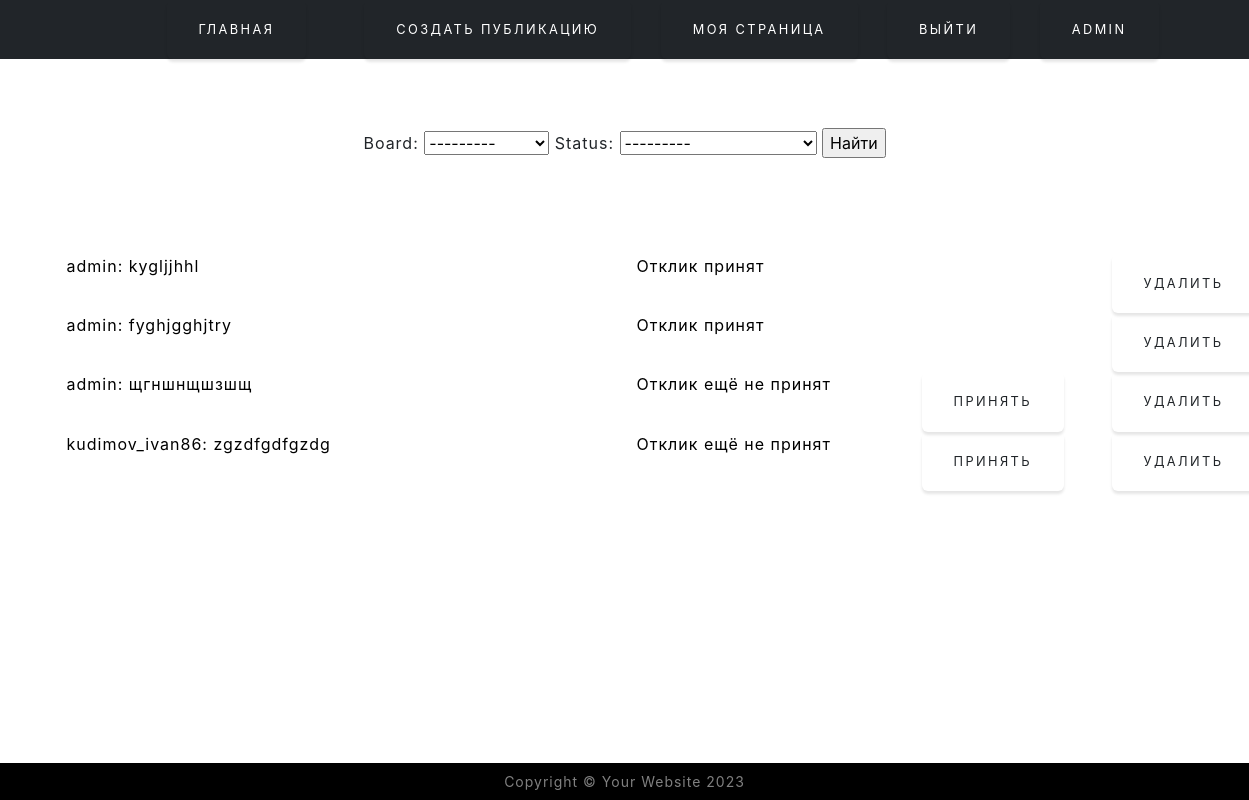
Screenshot of /myboard/1/ (signed in) with the database file from the repository.
### Board/models.py (models this page shows)
class Comment(models.Model):
    author = models.ForeignKey(User, on_delete=models.CASCADE)
    board = models.ForeignKey('Board', on_delete=models.CASCADE)
    text = models.CharField(max_length=256)
    date_of_creation = models.DateTimeField(auto_now_add=True)
    not_accepted_yet = 'not accepted yet'
    response_accepted = 'response accepted'
    choice = (('not accepted yet', 'Отклик ещё не принят'),
              ('response accepted', 'Отклик принят'))
    status = models.CharField(choices=choice, default=not_accepted_yet, max_length=20)
    deleted = models.BooleanField(default=False)

### Board/views.py (the view)
# urls.py: path('myboard/<int:pk>/', BoardAuthorList.as_view(), name='myboard'),
class BoardAuthorList(UserPassesTestMixin, generic.ListView):
    queryset = Comment.objects.all()
    template_name = 'Board/comment.html'
    context_object_name = 'comment'
    def test_func(self):
        return self.request.user.id == self.kwargs.get('pk')
    def get_queryset(self):
        self.queryset = self.queryset.filter(board_id__author=self.request.user.id).exclude(deleted=True)
        return self.queryset
    def get_context_data(self, **kwargs):
        context = super().get_context_data(**kwargs)
        context['filter'] = CommentFilter(self.request.GET, queryset=self.get_queryset())
        context['board'] = Board.objects.all().filter(author_id=7)
        return context

### Board/models.py (called while the page is built)
    def __str__(self):
        return f'{self.title}'

### templates/Board/comment.html (shortened to what this page needs)
{% extends 'Board/index.html' %}
{% block content %}
<br><br>
<div class=" d-flex flex-wrap align-items-center justify-content-center justify-content-lg-center">
<form method="GET" class="text-Black">
    {{ filter.form }}
    <input type="submit" value="Найти">
</form>
</div>
<br><br><br><br>
{% if filter.qs|length %}
    <div class="container" >
        {% for comment in filter.qs %}
            <div class="row">
                <div class="col">
                    <p class="text-black text-start">{{ comment.author }}: {{ comment.text }}</p>
                </div>
                <div class="col-3 text-start">
                    <p class="text-black">{{ comment.get_status_display }}</p>
                </div>
                <div class="col-2">
                    {% if comment.status != 'response accepted' %}
                        <a href="{% url 'accept' comment.id %}"><button type="button" class="btn btn-outline-Black me-2">Принять</button></a>
                    {% endif %}
                </div>
                <div class="col-1">
                    <a href="{% url 'delete' comment.id %}"><button type="button" class="btn btn-outline-Black me-2">Удалить</button></a>
                </div>
            </div>
        {% endfor %}
    </div>
{% else %}
  <div class="container px-4 px-lg-5 my-5">
    <div class="text-center">
    <p class="text-black">Ничего не найдено</p>
{% endif %}
{% endblock content %}

### templates/Board/index.html (shortened to what this page needs)
<!DOCTYPE html>
<html lang="ru">
    <head  >
      {% load static %}
        {% load custom_filters %}
        <link href="https://cdn.jsdelivr.net/npm/bootstrap-icons@1.5.0/font/bootstrap-icons.css" rel="stylesheet" />
        <link href="{% static 'css/styles.css' %}" rel="stylesheet" />
    </head>
<body >
        <header class=" text-dark fixed-top bg-dark">
            <div class="container">
                <div class=" d-flex flex-wrap align-items-center justify-content-center justify-content-lg-start">
                    <a href="/" class="d-flex align-items-center mb-2 mb-lg-0 text-white text-decoration-none">
                        <svg class="bi me-40" width="100" height="32" role="img" aria-label="Bootstrap"><use xlink:href="#bootstrap"/></svg>
                    </a>
                    <ul class="nav col-12 col-lg-auto me-lg-auto mb-2 justify-content-center mb-md-0">
                        <li><a href="/"><button type="button" class="btn btn-outline-white me-4">Главная</button></a></li>
                    </ul>
                    <div class="text-end">
                        {% if request.user.is_authenticated %}
                            <a href="{% url 'create' %}"><button type="button" class="btn btn-outline-white me-4">Создать публикацию</button></a>
                            <a href="{% url 'myboard' request.user.id %}"><button type="button" class="btn btn-outline-white me-4">Моя страница</button></a>
                            <a href="/accounts/logout/"><button type="button" class="btn btn-outline-white me-4">Выйти</button></a>
                            <a> <button type="button" class="btn btn-outline-white me-4">{{ request.user }}</button></a>
                        {% else %}
                            <a href="/accounts/login/"><button type="button" class="btn btn-outline-white me-4">Войти</button></a>
                        {% endif %}
                    </div>
                </div>
            </div>
</header>
        <header class="py-3">
        </header>
{% block content%}
{% endblock content %}
<footer class="footer bg-black small fixed-bottom text-center text-white-50">
    <div class="container px-1 px-lg-5">Copyright &copy; Your Website 2023</div>
</footer>
    </body>
</html>

### rows the page displays
Comment: author "admin", text "kygljjhhl", status "Отклик принят"
Comment: author "admin", text "fyghjgghjtry", status "Отклик принят"
Comment: author "admin", text "щгншнщшзшщ", status "Отклик ещё не принят", shows "ПРИНЯТЬ"
Comment: author "kudimov_ivan86", text "zgzdfgdfgzdg", status "Отклик ещё не принят", shows "ПРИНЯТЬ"

### other values shown
{{ request.user }} "ADMIN"
